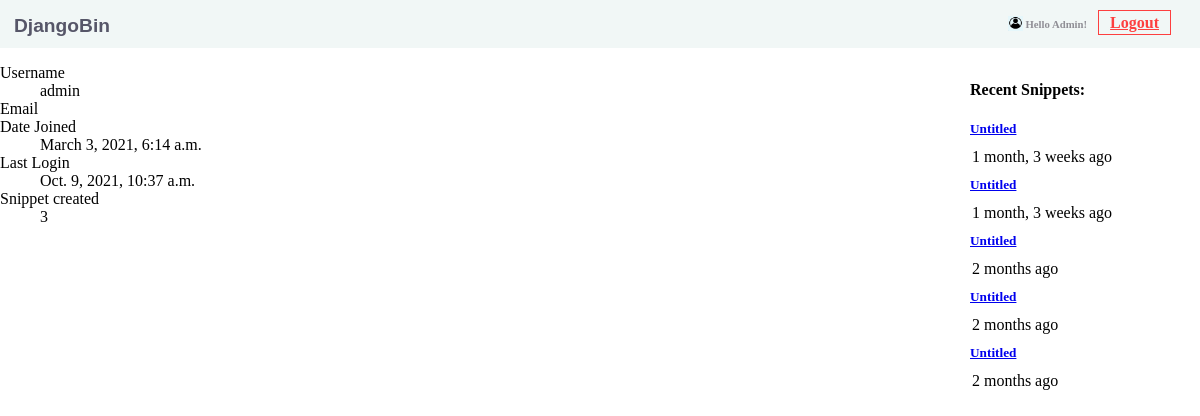
/userdetails/ (signed in), run on the app's committed database.
### djangobin/models.py (models this page shows, shortened)
class Snippet(models.Model):
    title = models.CharField(max_length=200, blank=True)
    original_code = models.TextField()
    highlighted_code = models.TextField(blank=True, help_text="Read only field. Will contain the "
                                                              "syntax-highlighted version of the original code.")
    expiration = models.CharField(max_length=10, choices=Pref.expiration_choices)
    exposure = models.CharField(max_length=10, choices=Pref.exposure_choices)
    hits = models.IntegerField(default=0, help_text='Read only field. Will be updated after every visit to snippet.')
    slug = models.SlugField(help_text='Read only field. Will be filled automatically.')
    created_on = models.DateTimeField(auto_now_add=True)
    language = models.ForeignKey(Language, on_delete=models.CASCADE)
    user = models.ForeignKey(User, on_delete=models.CASCADE)
    tags = models.ManyToManyField('Tag', blank=True)
    class Meta:
        ordering = ['-created_on']
    def get_absolute_url(self):
        return reverse('djangobin:snippet_detail', args=[self.slug])

class Author(models.Model):
    user = models.OneToOneField(User, related_name='profile', on_delete=models.CASCADE)
    default_language = models.ForeignKey(Language, on_delete=models.CASCADE,
                                         default=Language.get_default_language)
    default_exposure = models.CharField(max_length=10, choices=Pref.exposure_choices,
                                        default=Pref.SNIPPET_EXPOSURE_PUBLIC)
    default_expiration = models.CharField(max_length=10, choices=Pref.expiration_choices,
                                          default=Pref.SNIPPET_EXPIRE_NEVER)
    private = models.BooleanField(default=False)
    views = models.IntegerField(default=0)
    def get_snippet_count(self):
        return self.user.snippet_set.count()

### djangobin/views.py (the view)
# urls.py: url(r'^userdetails/$', views.user_details, name='user_details'),
@login_required
def user_details(request):
    user = get_object_or_404(User, id=request.user.id)
    return render(request, 'djangobin/user_details.html', {'user': user})

### djangobin/context_processors.py (called while the page is built)
def recent_snippets(request):
    return dict(recent_snippets=Snippet.objects.filter(exposure='public').order_by("-id")[:5])

### djangobin/templates/djangobin/user_details.html (shortened to what this page needs)
{% extends 'djangobin/Base.html' %}
{% block main %}
<div>
    <dl class="dl-horizontal">
        <dt>Username</dt>
        <dd>{{ request.user.username }}</dd>
        <dt>Email</dt>
        <dt>Date Joined</dt>
        <dd>{{ request.user.date_joined }}</dd>
        <dt>Last Login</dt>
        <dd>{{ request.user.last_login }}</dd>
        <dt>Snippet created</dt>
        <dd>{{ request.user.profile.get_snippet_count }}</dd>
    </dl>
</div>
{% endblock %}

### djangobin/templates/djangobin/Base.html (shortened to what this page needs)
<!DOCTYPE html>
<html lang="en">
<head>
     {% load static %}
     {% load humanize %}
    <link rel="stylesheet" href="{% static 'djangobin/css/Base.css' %}">
</head>
    <body>
        <header>
            <div id="id_container-head" class="container-head">
                <div class="default-logo">
                    <a id="default-logo" href="/">DjangoBin</a>
                </div>
                <div class="user-login-logo">
                    <img src="{% static 'djangobin/images/user_login.jpg' %}" alt="user_login" width="15" height="15">
                </div>
                <div class="container-head-left">
                    <div class="user-name">
                        {% if request.user.is_authenticated == False %}
                            <h6 id="user-name">Hello GUEST!</h6>
                        {% else %}
                            <h6 id="user-name">Hello {{request.user.username|title}}!</h6>
                        {% endif %}
                    </div>
                    <div class="cls-login-signup">
                        {% if request.user.is_authenticated %}
                            <a class="login-signup-btn" href="{% url 'djangobin:logout' %}">Logout</a>
                        {% elif not request.user.is_authenticated and request.path == '/logout/' or not request.user.is_authenticated and request.path == '/login/' %}
                                <a class="login-signup-btn" href="{% url 'djangobin:login'%}">Login</a>
                        {% else %}
                                <a class="login-signup-btn" href="{% url 'djangobin:login'%}?next={{request.path}}">Login</a>
                        {% endif %}
                    </div>
                </div>
            </div>
        </header>
        <div class="recent-snippets">
            {% if recent_snippets %}
                <h4>Recent Snippets:</h4>
                {% for recent_snippet in recent_snippets %}
                    <a href="{{ recent_snippet.get_absolute_url }}" class="">
                        <h5 class=""> {{ recent_snippet.title }}</h5>
                    </a>
                        <p class="">{{ recent_snippet.created_on|naturaltime }}</p>
                {% endfor %}
            {% endif %}
        </div>
        {% block main %} {% endblock %}
    </body>
</html>

### djangobin/static/djangobin/css/Base.css (style rules this page uses)
body { margin:auto; }
.recent-snippets { display: inline-block; float: right; width: 200px; height: 400px; margin: 12px 30px; }
.recent-snippets h5 { margin: auto; }
.recent-snippets p { margin: 11px 2px; }
.container-head { background-color: rgb(241, 247, 246); padding: 1px 14px; overflow: auto; }
.container-head-left { float: right; }
.default-logo { float: left; margin-top: 14px; font-family: sans-serif; }
#default-logo { text-decoration: none; color: rgb(86, 86, 104); font-size: larger; font-weight: bold; }
.user-login-logo { float: right; display: inline-block; color: #908f96; position: relative; right: 163px; top: 15px; }
.user-name { display: inline-block; }
#user-name { margin: 1px 6px; padding: 16px 1px; color: #908f96; }
.cls-login-signup { display: inline-block; }
.login-signup-btn { border: 1px solid rgb(253, 63, 63); padding: 3px 11px; color: rgb(253, 63, 63); font-weight: bold; }

### data on the page
Snippet: title "Untitled", created_on "1 month, 3 weeks ago"
Snippet: title "Untitled", created_on "1 month, 3 weeks ago"
Snippet: title "Untitled", created_on "2 months ago"
Snippet: title "Untitled", created_on "2 months ago"
Snippet: title "Untitled", created_on "2 months ago"

### other printed values
{{ request.user.username|title }} "Admin"
{{ request.user.username }} "admin"
{{ request.user.date_joined }} "March 3, 2021, 6:14 a.m."
{{ request.user.last_login }} "Oct. 9, 2021, 10:37 a.m."
{{ request.user.profile.get_snippet_count }} "3"
